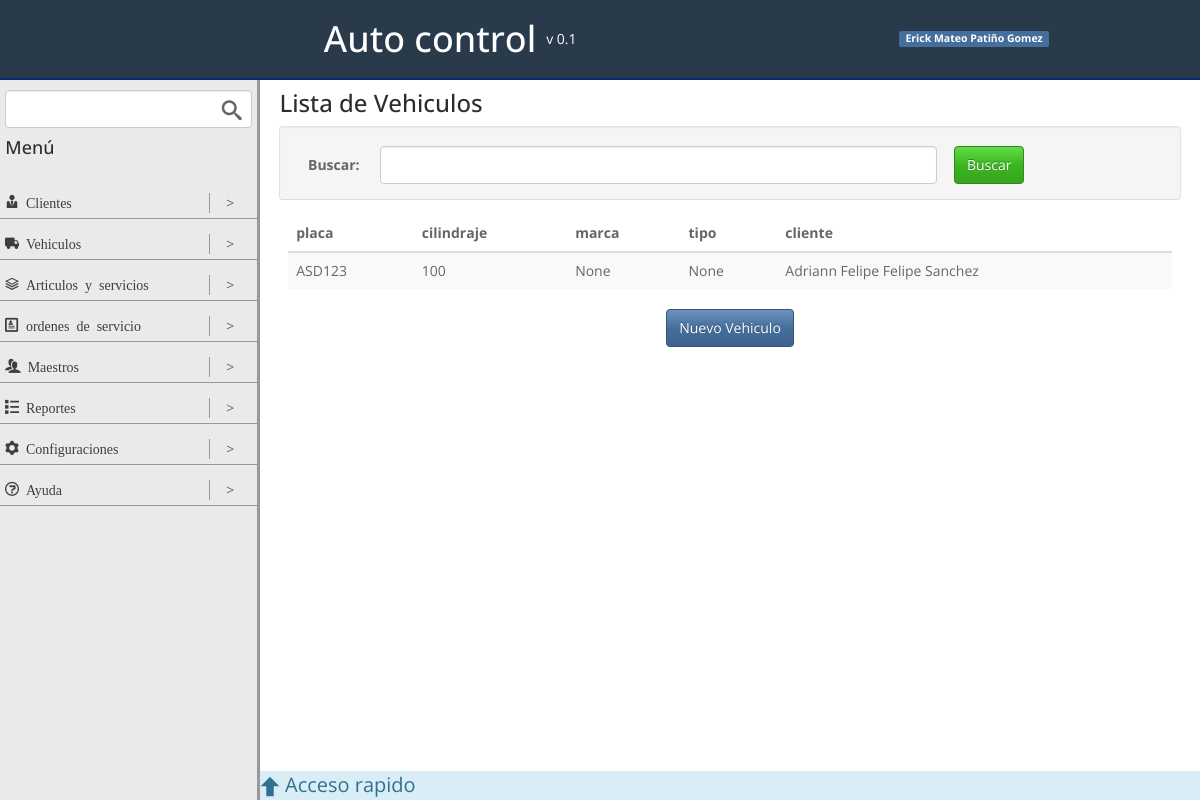
The page /vehiculo/ on the database as committed earlier.
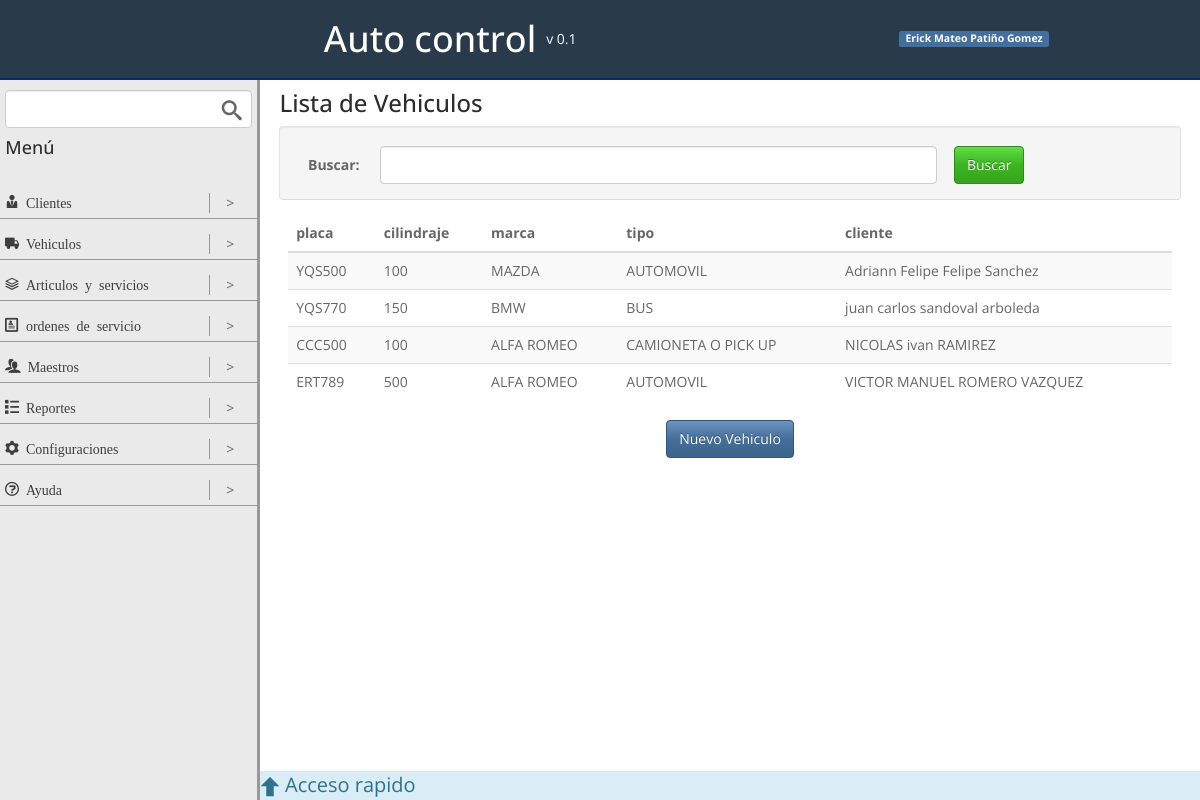
The same page on the database as committed later.
### vehiculos/models.py (models this page shows, shortened)
class vehiculoModel(models.Model):
	placa = models.CharField(max_length=10, primary_key=True, null=False, blank=False)
	cilindraje = models.IntegerField(null=True, blank=True)
	marca = models.ForeignKey(MarcaModel, null=True, blank=True)
	tipo = models.ForeignKey(tipoVehiculoModel, null=True, blank=True)
	cliente = models.ForeignKey(clienteModel, null=False, blank=False)
	foto = models.ImageField(upload_to = 'img/vehiculo/', default = 'img/none.jpg')

class MarcaModel(models.Model):
	marca = models.CharField(max_length=50)
	def __str__(self):
		return u'%s' % (self.marca)

class tipoVehiculoModel(models.Model):
	nombre = models.CharField(max_length=50)
	def __str__(self):
		return u'%s' % (self.nombre)

### clientes/models.py (models this page shows, shortened)
class clienteModel(models.Model):
	nombre = models.CharField(max_length=35)
	apellido = models.CharField(max_length=35)
	documento = models.CharField(max_length=20)
	telefono = models.CharField(max_length=20, blank=True, null=True)
	celular = models.CharField(max_length=50)
	direccion = models.CharField(max_length=50, blank=True, null=True)
	email = models.EmailField(blank=True, null=True)
	def __str__(self):
		return u'%s %s' % (self.nombre, self.apellido)

### vehiculos/views.py (the view)
# urls.py: url(r'^vehiculo/$', listVehiculosView.as_view(), name = 'list_vehiculo'),
class listVehiculosView(ListView):
	template_name = 'list_vehiculo.html'
	model = vehiculoModel
	context_object_name = 'vehiculos'
	paginate_by = 10

### vehiculos/templates/list_vehiculo.html (shortened to what this page needs)
{% extends "base.html" %}
{% block contentViewTitle %}
	<h3>
		Lista de Vehiculos
	</h3>
{% endblock contentViewTitle %}
{% block content %}
	<div class="row well actions-top middle">
		<div class="col-1">
			<label for="">Buscar:</label>
		</div>
		<div class="col-8">
			<input type="text" class="form-control" placeholder="">
		</div>
		<div class="col-3">
			<input type="submit" class="btn btn-success" value="Buscar">
		</div>
	</div>
	<table class="table table-striped table-hover ">
		<thead>
			<tr>
				<th>placa</th>
				<th>cilindraje</th>
				<th>marca</th>
				<th>tipo</th>
				<th>cliente</th>
			</tr>
		</thead>
		<tbody>
			{% for vehiculo in vehiculos %}
				<tr>
					<td>{{ vehiculo.placa }}</td>
					<td>{{ vehiculo.cilindraje }}</td>
					<td>{{ vehiculo.marca }}</td>
					<td>{{ vehiculo.tipo }}</td>
					<td>{{ vehiculo.cliente }}</td>
				</tr>
			{% endfor %}
		</tbody>
	</table>
	<div class="row center">
		<a href="{% url 'create_vehiculo' %}" class="btn btn-primary">Nuevo Vehiculo</a>
	</div>
{% endblock content %}

### app/templates/base.html (shortened to what this page needs)
{% load staticfiles %}
<!DOCTYPE html>
<html lang="en">
<head>
	<link href="{% static 'css/bootstrap.css' %}" rel="stylesheet">
	<link href="{% static 'css/styles.css' %}" rel="stylesheet">
	<link href="{% static 'css/timeTo.css' %}" rel="stylesheet">
</head>
<body>
	<div class="header">
		<div class="container header">
			<div class="row header bottom">
				<div class="col-6 app-name middle">
					<h1 class="app-name-title">Auto control</h1>
					<span class="version">v 0.1</span>
				</div>
				<div class="col-3 header-info middle">
					<span class="label label-primary"> Erick Mateo Patiño Gomez</span>
				</div>
			</div>
		</div>
	</div>
	<div class="content-main">
		<div class="menu-content">
			<div class="container">
				<div class="row menu-search">
					<input class="form-control" type="text">
					<span class="icon-search search-menu"></span>
				</div>
				<div class="row">
					<h4>Menú</h4>
				</div>
			</div>
			<div class="menu">
				{% include "menu.html" %}
			</div>
		</div>
		<div class="content-view">
			<div class="row quick-access-bar">
				<span class="icon-arrow-up icon"></span>
				<span>Acceso rapido</span>
			</div>
			<div class="container">
				<div class="row content-view-title middle">
					{% block contentViewTitle %}
					{% endblock contentViewTitle %}
				</div>
				{% block content %}
				{% endblock content %}
			</div>
		</div>
	</div>
</body>
</html>

### app/templates/menu.html (shortened to what this page needs)
<ul class="menu-list">
	<li class="menu-group">
		<div class="row menu-group-item">
			<a class="col-10" href="#">
				<div>
					<span class="icon-user-tie"> Clientes</span>
				</div>
			</a>
			<div class="col-2 center middle show-submenu">
				<span>></span>
			</div>
		</div>
	</li>
	<li class="menu-group">
		<div class="row menu-group-item">
			<a class="col-10" href="#">
				<div>
					<span class="icon-truck"> Vehiculos</span>
				</div>
			</a>
			<div class="col-2 center middle show-submenu">
				<span>></span>
			</div>
		</div>
	</li>
	<li class="menu-group">
		<div class="row menu-group-item">
			<a class="col-10" href="#">
				<div>
					<span class="icon-stack"> Articulos y servicios</span>
				</div>
			</a>
			<div class="col-2 center middle show-submenu">
				<span>></span>
			</div>
		</div>
	</li>
	<li class="menu-group">
		<div class="row menu-group-item">
			<a class="col-10" href="#">
				<div>
					<span class="icon-profile"> ordenes de servicio</span>
				</div>
			</a>
			<div class="col-2 center middle show-submenu">
				<span>></span>
			</div>
		</div>
	</li>
	<li class="menu-group">
		<div class="row menu-group-item">
			<a class="col-10" href="#">
				<div>
					<span class="icon-users"> Maestros</span>
				</div>
			</a>
			<div class="col-2 center middle show-submenu">
				<span>></span>
			</div>
		</div>
	</li>
	<li class="menu-group">
		<div class="row menu-group-item">
			<a class="col-10" href="#">
				<div>
					<span class="icon-list"> Reportes</span>
				</div>
			</a>
			<div class="col-2 center middle show-submenu">
				<span>></span>
			</div>
		</div>
	</li>
	<li class="menu-group">
		<div class="row menu-group-item">
			<a class="col-10" href="#">
				<div>
					<span class="icon-cog"> Configuraciones</span>
				</div>
			</a>
			<div class="col-2 center middle show-submenu">
				<span>></span>
			</div>
		</div>
	</li>
	<li class="menu-group">
		<div class="row menu-group-item">
			<a class="col-10" href="#">
				<div>
					<span class="icon-question"> Ayuda</span>
				</div>
			</a>
			<div class="col-2 center middle show-submenu">
				<span>></span>
			</div>
		</div>
	</li>
</ul>

### static/css/styles.css (style rules this page uses)
.container { margin-right:auto;margin-left:auto;padding-right:2%;padding-left:2%;max-width:98% }
.row { box-sizing:border-box;display:-webkit-flex;display:-ms-flexbox;display:-webkit-box;display:flex;-webkit-flex:0 1 auto;-ms-flex:0 1 auto;-webkit-box-flex:0;flex:0 1 auto;-webkit-flex-direction:row;-ms-flex-direction:row;-webkit-box-orient:horizontal;-webkit-box-direction:normal;flex-direction:row;-webkit-flex-wrap:wrap;-ms-flex-wrap:wrap;flex-wrap:wrap;margin-right:-1%;margin-left:-1% }
.col-0,.col-1,.col-2,.col-3,.col-4,.col-5,.col-6,.col-7,.col-8,.col-9,.col-10,.col-11,.col-12 { box-sizing:border-box;-webkit-flex:0 0 auto;-ms-flex:0 0 auto;-webkit-box-flex:0;flex:0 0 auto;padding-right:1%;padding-left:1% }
.col-1 { -ms-flex-preferred-size:8.333%;-webkit-flex-basis:8.333%;flex-basis:8.333%;max-width:8.333% }
.col-2 { -ms-flex-preferred-size:16.667%;-webkit-flex-basis:16.667%;flex-basis:16.667%;max-width:16.667% }
.col-3 { -ms-flex-preferred-size:25%;-webkit-flex-basis:25%;flex-basis:25%;max-width:25% }
.col-6 { -ms-flex-preferred-size:50%;-webkit-flex-basis:50%;flex-basis:50%;max-width:50% }
.col-8 { -ms-flex-preferred-size:66.667%;-webkit-flex-basis:66.667%;flex-basis:66.667%;max-width:66.667% }
.col-10 { -ms-flex-preferred-size:83.333%;-webkit-flex-basis:83.333%;flex-basis:83.333%;max-width:83.333% }
.center { -webkit-justify-content:center;-ms-flex-pack:center;-webkit-box-pack:center;justify-content:center;text-align:center }
.middle { -webkit-align-items:center;-ms-flex-align:center;-webkit-box-align:center;align-items:center }
.bottom { -webkit-align-items:flex-end;-ms-flex-align:end;-webkit-box-align:end;align-items:flex-end }
[class^="icon-"],[class*=" icon-"] { font-family:'autocontrol';speak:none;font-style:normal;font-weight:normal;font-variant:normal;text-transform:none;line-height:1;-webkit-font-smoothing:antialiased;-moz-osx-font-smoothing:grayscale }
.icon-profile:before { content:"\e923" }
.icon-stack:before { content:"\e92e" }
.icon-users:before { content:"\e972" }
.icon-user-tie:before { content:"\e976" }
.icon-search:before { content:"\e986" }
.icon-cog:before { content:"\e994" }
.icon-truck:before { content:"\e9b0" }
.icon-list:before { content:"\e9ba" }
.icon-question:before { content:"\ea09" }
.icon-arrow-up:before { content:"\ea32" }
html,body { height:100% }
h1,h2,h3,h4 { margin:0 }
h4 { margin-bottom:15px }
ul { margin:0;padding:0 }
li { list-style:none }
a { color:#3d3f3f;text-decoration:none }
label { margin:0 }
input { margin:0 }
input[type="text"] { width:100% }
.header { background-color:#293a4a;border-bottom:2px solid #062a6b;height:80px;color:#fff }
.app-name { height:100%;display:flex }
.app-name-title { color:#fff;display:inline-block;margin-right:10px }
.header-info { height:100%;display:flex }
.content-view { width:calc(100% - 260px);overflow:overlay; }
.content-view-title { margin-bottom:10px;margin-top:10px }
.menu-content { background-color:#eaeaea;border-right:3px solid #999;width:260px }
.menu-search { margin-top:10px;margin-bottom:10px;position:relative }
.search-menu { position:absolute;top:10px;font-size:20px;right:10px }
.content-main { display:flex;height:calc(100% - 80px) }
.menu-list { margin:0;margin-top:15px;padding:0; }
.menu-list li { list-style:none }
.menu-group { border-bottom:1px solid #999;margin-bottom:10px }
.menu-group-item { padding:5px;margin-right:1px; }
.menu-group-item a { color:#3d3f3f;text-decoration:none;border-right:1px solid #999 }
.show-submenu { cursor:pointer }
.actions-top { margin-top:10px;padding-bottom:15px;border-bottom:1px solid #dcdcdc;margin-bottom:15px }
.quick-access-bar { background-color:#d9edf7;color:#31708f;font-size:20px;margin:0;padding-right:10px;width:calc(100% - 260px);position:absolute;bottom:0; }
.quick-access-bar .icon { padding-top:5px;padding-right:5px }

Rows that differ between the two databases and show on the page:
removed vehiculoModel: placa "ASD123", cilindraje "100", marca "None", tipo "None", cliente "Adriann Felipe Felipe Sanchez"
added vehiculoModel: placa "YQS500", cilindraje "100", marca "MAZDA", tipo "AUTOMOVIL", cliente "Adriann Felipe Felipe Sanchez"
added vehiculoModel: placa "YQS770", cilindraje "150", marca "BMW", tipo "BUS", cliente "juan carlos sandoval arboleda"
added vehiculoModel: placa "CCC500", cilindraje "100", marca "ALFA ROMEO", tipo "CAMIONETA O PICK UP", cliente "NICOLAS ivan RAMIREZ"
added vehiculoModel: placa "ERT789", cilindraje "500", marca "ALFA ROMEO", tipo "AUTOMOVIL", cliente "VICTOR MANUEL ROMERO VAZQUEZ"
